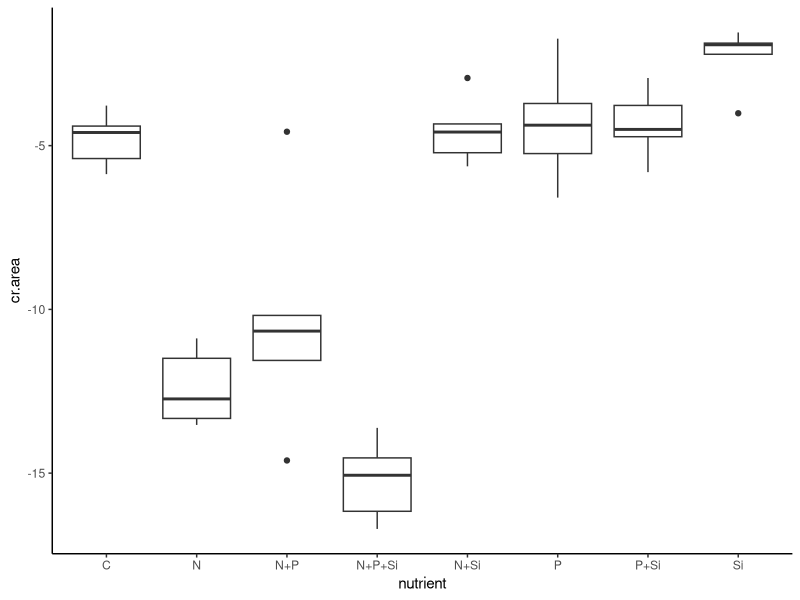
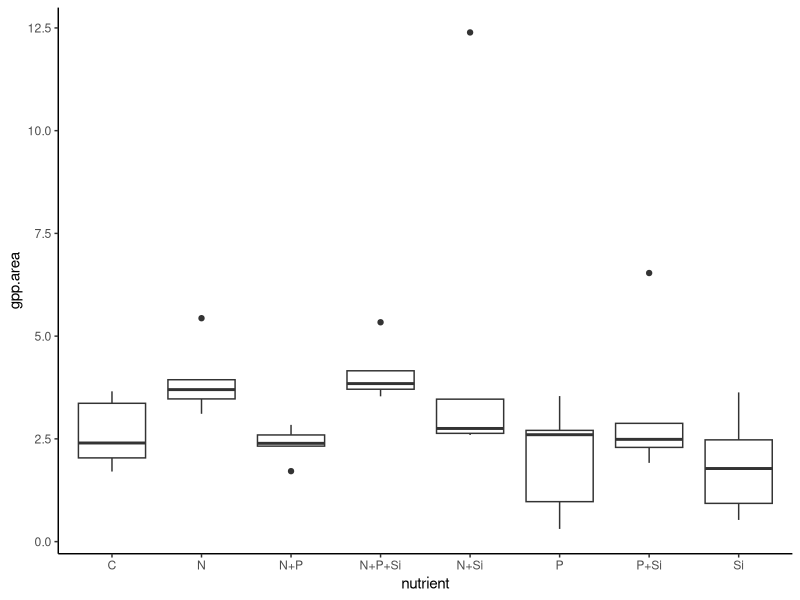
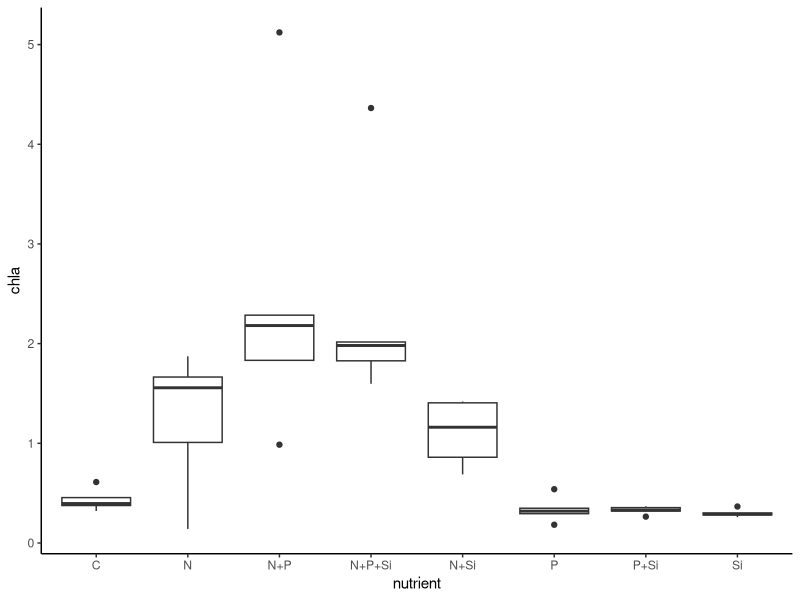
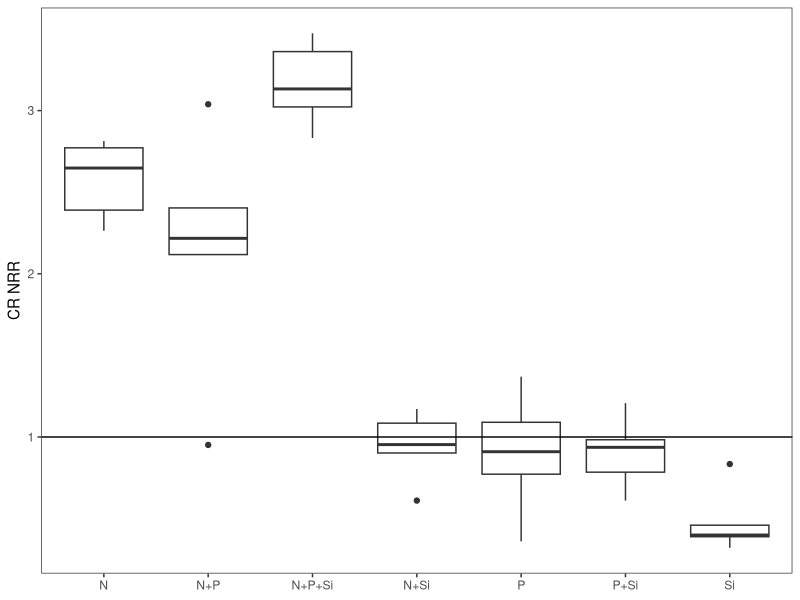
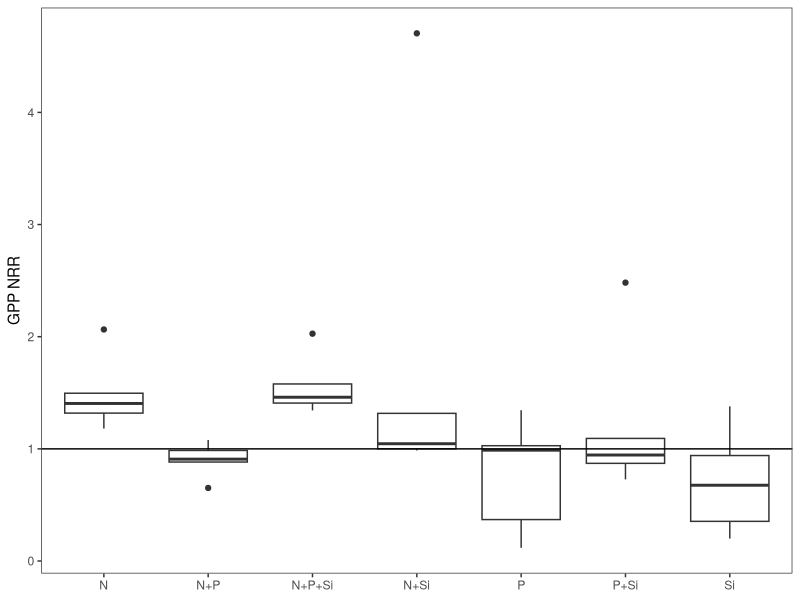
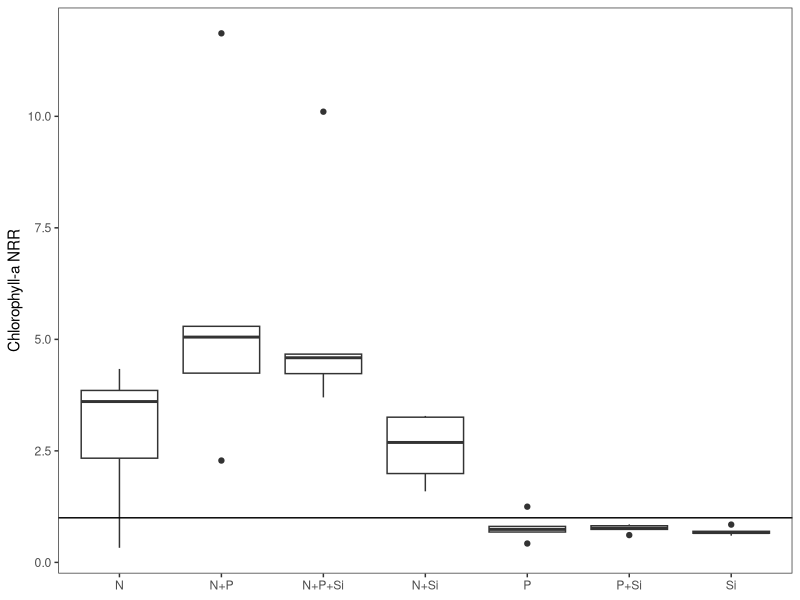
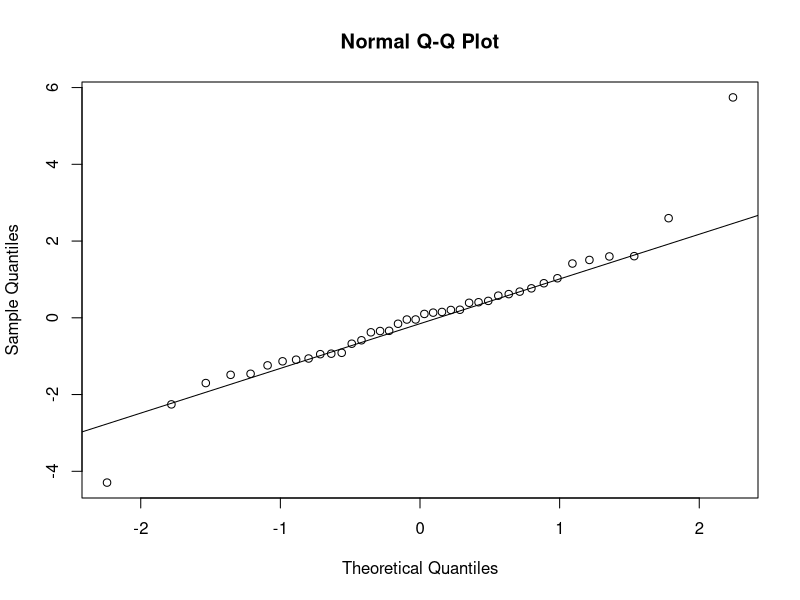
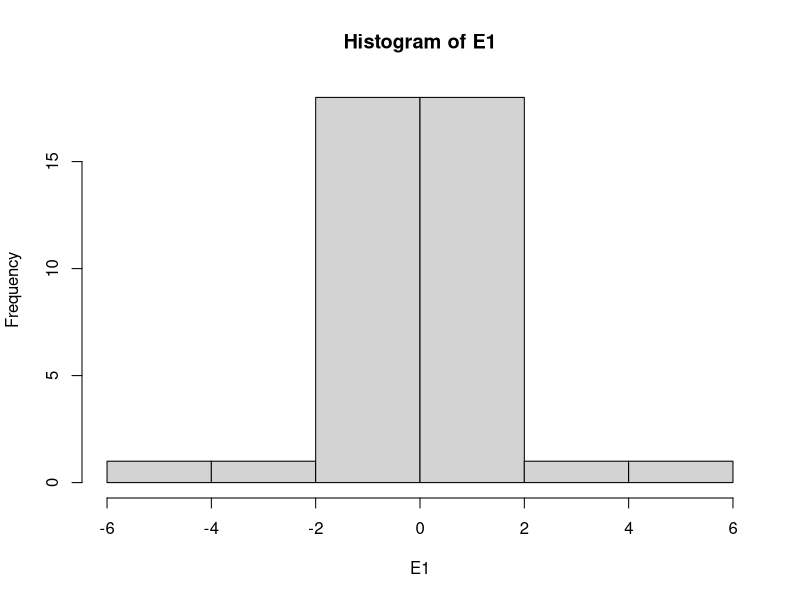

These figures' R source, in order: (Note: this script raises an error after producing the figures.)
#Author:  Clay Arango
#Creation date: 10-Feb-19
#Script to analyze NDS data from Summer 2018 WSB work with S. Roley and A. Alexiades

#packages
install.packages("nlme")
install.packages("nortest")
install.packages("plyr")
install.packages("dplyr")
install.packages("multcomp")
install.packages("MASS")
install.packages("ggplot2")
library(nlme)
library(nortest)
library(plyr)
library(dplyr)
library(multcomp)
library(MASS)
library(ggplot2)

#Load data
cle_summer <- read.table(file="cle_summer.csv", header=T, sep=",")

#set variable
d = cle_summer

#evaluate data to make sure factors are correct
names(d)

unique(d$nutrient) #control, N, NP, NPSi, NSi, P, PSi, Si
unique(d$N) #should be 0 and 1
unique(d$P) #should be 0 and 1
unique(d$Si) #should be 0 and 1
unique(d$top) #should be "sponge" and "glass"
#if need to change, use recode function below. 
#d$top<-recode(d$top, "cellulose" = "sponge")
str(d)

#convert N and P and Si values (0 or 1 for absence or presence) to factors
d$N<-as.factor(d$N)
d$P<-as.factor(d$P)
d$Si<-as.factor(d$Si)
str(d)

#subset data into gpp and cr response
d.cr = subset(d, top=="sponge", data=d)
d.gpp = subset(d, top=="glass", data=d)

#check for outliers and check data entry before calculating CR-NRR
ggplot(d.cr, aes(x=nutrient, y=cr.area)) + geom_boxplot() + theme_classic()
#BB5, W1 data entry check out, controls look OK
#keep BB5 and W1

#calculate nrr for cr
x<-ddply(d.cr, "nutrient", summarise, ave_cr = mean(cr.area, na.rm=T)) 
x
d.cr$cr.nrr = d.cr$cr.area/-4.808690 #divide by control ave_cr

#check for outliers and check data entry before calculating GPP- and chla-NRR
ggplot(d.gpp, aes(x=nutrient, y=gpp.area)) + geom_boxplot() + theme_classic()
#Z2 data entry checks out
#can remove Z2 from analysis of NRR, but not affected in NRR calculation

ggplot(d.gpp, aes(x=nutrient, y=chla)) + geom_boxplot() + theme_classic()

#substitute b.d. chlorophyll with 1/2 detection limit using
#3*SD(y/x)/slope, where SD(y/x) is standard error of the chlorophyll regression
#make vectors for the x (chla) and y (RFU) values found in spreadsheet
#y = c(3.39, 397.33, 693, 1390.66, 3003.32, 5897.49)
#x = c(0, 0.025, 0.05, 0.1, 0.25, 0.5)
#summary(lm(y~x))
#chlabd = (188.47/11627.13)/2

#calculate nrr for gpp and chla
x<- ddply(d.gpp, "nutrient", summarise, ave_gpp = mean(gpp.area, na.rm=T), ave_chla = mean(chla, na.rm=T)) 
x
d.gpp$gpp.nrr = d.gpp$gpp.area/2.633438 #divide by control ave_gpp
d.gpp$chla.nrr = d.gpp$chla/0.4318408 #divide by control ave_chla
#use to exclude outliers
#x1<- ddply(subset(d.gpp, !(nds.id=="F6")), "nutrient", summarise, ave_chla = mean(chla, na.rm=T)) 
#x1
#d.gpp$chla.nrr_1<-d.gpp$chla_ug_cm2/2.700340

#combine into one file and export
d.cr$chla.nrr<-NA
#d.cr$chla.nrr_1<-NA#for excluded outliers
d.cr$gpp.nrr<-NA
d.gpp$cr.nrr<-NA
d.nrr<-rbind(d.cr, d.gpp)
d.nrr$site.date<-"cle_summer"
write.table(d.nrr, "cle_summer_nrr.csv",  sep=",", quote=F, row.names =F)

###############
#plots of NRR
##############
ggplot(data=subset(d.cr, !(nutrient=="C")), aes(x=nutrient, y=cr.nrr))+geom_boxplot()+theme_bw()+
  ylab("CR NRR")+geom_abline(slope = 0, intercept = 1)+
  theme(axis.title.x=element_blank(), panel.grid.minor=element_blank(), panel.grid.major=element_blank())
#N limitation, possible Si inhibition

ggplot(data=subset(d.gpp, !(nutrient=="C")), aes(x=nutrient, y=gpp.nrr))+geom_boxplot()+theme_bw()+
  ylab("GPP NRR")+geom_abline(slope = 0, intercept = 1)+
  theme(axis.title.x=element_blank(), panel.grid.minor=element_blank(), panel.grid.major=element_blank())
#possible N limitation (but not NP), likely no limitation (i.e., light?)

ggplot(data=subset(d.gpp, !(nutrient=="C")), aes(x=nutrient, y=chla.nrr))+geom_boxplot()+theme_bw()+
  ylab("Chlorophyll-a NRR")+geom_abline(slope = 0, intercept = 1)+ 
  theme(axis.title.x=element_blank(), panel.grid.minor=element_blank(), panel.grid.major=element_blank())
#N limitation, possible N+P colimitation

##########
#NRR Summary Files
#########

GPP_sum<-ddply(d.gpp, "nutrient", summarise, ave_nrr.gpp=mean(gpp.nrr, na.rm=T), sd_nrr.gpp=sd(gpp.nrr, na.rm=T), 
               se_nrr.gpp =(sd(gpp.nrr)/sqrt(sum(!is.na(gpp.nrr)))), 
               ci95_nrr.gpp = (1.96*(sd(gpp.nrr)/sqrt(sum(!is.na(gpp.nrr))))),
               ave_nrr.chla=mean(chla.nrr, na.rm=T), sd_nrr.chla=sd(chla.nrr, na.rm=T), 
               se_nrr.chla =(sd(chla.nrr)/sqrt(sum(!is.na(chla.nrr)))), 
               ci95_nrr.chla = (1.96*(sd(chla.nrr)/sqrt(sum(!is.na(chla.nrr))))))
CR_sum<-ddply(d.cr, "nutrient", summarise, ave_nrr.cr=mean(cr.nrr, na.rm=T), sd_nrr.cr=sd(cr.nrr, na.rm=T), 
              se_nrr.cr =(sd(cr.nrr)/sqrt(sum(!is.na(cr.nrr)))), 
              ci95_nrr.cr = (1.96*(sd(cr.nrr)/sqrt(sum(!is.na(cr.nrr))))))

#now combine into one and export
d.sum<-merge(GPP_sum, CR_sum, by="nutrient")
d.sum$site_date<-"cle_summer"
write.table(d.sum, "cle_summer_summ.csv",  sep=",", quote=F, row.names=F)

############################################################
#analyze RESPIRATION data
############################################################

M1<-gls(cr.area~N*P*Si, data=d.cr, na.action=na.omit)
E1<-residuals(M1)
qqnorm(E1)
qqline(E1)
ad.test(E1)
   #residuals are not normally distributed p = 0.02542
hist(E1)  
plot(M1)

plot(filter(d.cr, !is.na(cr.area)) %>% dplyr::select(nutrient), 
     E1, xlab="nutrient", ylab="Residuals")
bartlett.test(cr.area~nutrient, data=d.cr)
   #variance test 0.02909, we'll probably need to mess with this one

anova(M1)
 
d.cr$l.cr.area = log10(d.cr$cr.area*-1)
 
M2<-gls(l.cr.area~N*P*Si, data=d.cr, na.action=na.omit)
E2<-residuals(M2)
qqnorm(E2)
qqline(E2)
ad.test(E2)
#residuals are not normally distributed p = 0.01256
hist(E2)  
plot(M2)

plot(filter(d.cr, !is.na(l.cr.area)) %>% dplyr::select(nutrient), 
     E2, xlab="nutrient", ylab="Residuals")
bartlett.test(l.cr.area~nutrient, data=d.cr)
#variance test 0.01279, we'll probably need to mess with this one

anova(M2)

#How to normalize leptokurtic distribution?
#try cube root transformation, but need to make the values positive

d.cr$cube.cr.area = (d.cr$cr.area*-1)^(1/3)

M3<-gls(cube.cr.area~N*P*Si, data=d.cr, na.action=na.omit)
E3<-residuals(M3)
qqnorm(E3)
qqline(E3)
ad.test(E3)
#residuals are not normally distributed p = 0.03379
hist(E3)  
plot(M3)

plot(filter(d.cr, !is.na(cube.cr.area)) %>% dplyr::select(nutrient), 
     E3, xlab="nutrient", ylab="Residuals")
bartlett.test(cube.cr.area~nutrient, data=d.cr)
#variance test 0.05274

anova(M3)

x <- group_by(d.cr, nutrient) %>%  # Grouping function causes subsequent functions to aggregate by season and reach
  summarize(cr.mean = abs(mean(cube.cr.area, na.rm = TRUE)), # na.rm = TRUE to remove missing values
            cr.sd=abs(sd(cube.cr.area, na.rm = TRUE)),  # na.rm = TRUE to remove missing values
            n = sum(!is.na(cube.cr.area)), # of observations, excluding NAs. 
            cr.se=cr.sd/sqrt(n))

ggplot(data=x, aes(x=nutrient, y=cr.mean)) + 
  geom_bar(stat="identity", position=position_dodge(), color = "black") + 
  geom_errorbar(aes(ymin=cr.mean, ymax=cr.mean+cr.se), width=0.2, 
                position=position_dodge(0.9)) + 
  xlab("Nutrient") +
  ylab(expression(Respiration~(ug~O[2]~m^{-2}~h^{-1}))) +
  #ylim(0,20) +
  labs(fill="Light") +
  theme_bw() +
  theme(panel.grid.major=element_blank(),
        panel.grid.minor=element_blank(),
        legend.title=element_text(size=6),
        legend.key=element_blank(), 
        legend.position=c(0.5,0.95), 
        legend.text=element_text(size=8), 
        legend.background=element_blank(), 
        legend.direction="horizontal", 
        legend.key.size=unit(0.3, "cm"), 
        axis.title.y=element_text(size=8), 
        axis.title.x=element_text(size=8), 
        axis.text.x=element_text(size=8))

#ggsave('output/figures/Ring_summer.tiff',
#       units="in",
#       width=3.25,
#       height=3.25,
#       dpi=1200,
#       compression="lzw")

#summarize nrr
x <- group_by(d.cr, nutrient) %>%  # Grouping function causes subsequent functions to aggregate by season and reach
  summarize(cr.mean = abs(mean(cr.nrr, na.rm = TRUE)), # na.rm = TRUE to remove missing values
            cr.sd=abs(sd(cr.nrr, na.rm = TRUE)),  # na.rm = TRUE to remove missing values
            n = sum(!is.na(cr.nrr)), # of observations, excluding NAs. 
            cr.se=cr.sd/sqrt(n))

############################################################
#analyze the PRODUCTION data
############################################################

M1<-gls(gpp.area~N*P*Si, data=d.gpp, na.action=na.omit) 
E1<-residuals(M1)
qqnorm(E1)
qqline(E1)
ad.test(E1)
   #residuals are not normal, remove outlier Z2?

hist(E1, xlab="residuals", main="")
plot(M1)

plot(filter(d.gpp, !is.na(gpp.area)) %>% dplyr::select(nutrient), 
     E1, xlab="nutrient", ylab="Residuals")
bartlett.test(gpp.area~nutrient, data=d.gpp)
   #not good, check outlier

anova(M1)

#remove Z2
d.gpp.x1 = subset(d.gpp, !(nds.id=="Z2"))

M1<-gls(gpp.area~N*P*Si, data=d.gpp.x1, na.action=na.omit) 
E1<-residuals(M1)
qqnorm(E1)
qqline(E1)
ad.test(E1)
#residuals are normal, p=0.0791

hist(E1, xlab="residuals", main="")
plot(M1)

plot(filter(d.gpp, !is.na(gpp.area)) %>% dplyr::select(nutrient), 
     E1, xlab="nutrient", ylab="Residuals")
bartlett.test(gpp.area~nutrient, data=d.gpp)
#not good, 0.0002363

anova(M1)

#log transformation
d.gpp.x1$l.gpp.area = log10(d.gpp.x1$gpp.area+1)
  
M2<-gls(l.gpp.area~N*P*Si, data=d.gpp.x1, na.action=na.omit) 
E2<-residuals(M2)
qqnorm(E2)
qqline(E2)
ad.test(E2)
#residuals are normal, p=0.2161

hist(E2, xlab="residuals", main="")
plot(M2)

plot(filter(d.gpp, !is.na(gpp.area)) %>% dplyr::select(nutrient), 
     E1, xlab="nutrient", ylab="Residuals")
bartlett.test(l.gpp.area~nutrient, data=d.gpp.x1)
#not good, 0.01833

anova(M2)

x <- group_by(d.gpp, nutrient) %>%  # Grouping function causes subsequent functions to aggregate by season and reach
  summarize(gpp.mean = abs(mean(gpp.area, na.rm = TRUE)), # na.rm = TRUE to remove missing values
            gpp.sd=abs(sd(gpp.area, na.rm = TRUE)),  # na.rm = TRUE to remove missing values
            n = sum(!is.na(gpp.area)), # of observations, excluding NAs. 
            gpp.se=gpp.sd/sqrt(n))

ggplot(data=x, aes(x=nutrient, y=gpp.mean)) + 
  geom_bar(stat="identity", position=position_dodge(), color = "black") + 
  geom_errorbar(aes(ymin=gpp.mean, ymax=gpp.mean+gpp.se), width=0.2, 
                position=position_dodge(0.9)) + 
  xlab("Nutrient") +
  ylab(expression(Production~(ug~O[2]~m^{-2}~h^{-1}))) +
  labs(fill="Light") +
  theme_bw() +
  theme(panel.grid.major=element_blank(),
        panel.grid.minor=element_blank(), 
        legend.title=element_text(size=6), 
        legend.key=element_blank(),  
        legend.position=c(0.5,0.95),  
        legend.text=element_text(size=8),  
        legend.background=element_blank(),  
        legend.direction="horizontal",  
        legend.key.size=unit(0.3, "cm"),  
        axis.title.y=element_text(size=8),  
        axis.title.x=element_text(size=8),  
        axis.text.x=element_text(size=8))

#ggsave('output/figures/gppByNutrient.tiff',
#       units="in",
#       width=3.25,
#       height=3.25,
#       dpi=1200,
#       compression="lzw")


#summarize nrr
x <- group_by(d.gpp, nutrient) %>%  # Grouping function causes subsequent functions to aggregate by season and reach
  summarize(gpp.mean = abs(mean(gpp.nrr, na.rm = TRUE)), # na.rm = TRUE to remove missing values
            gpp.sd=abs(sd(gpp.nrr, na.rm = TRUE)),  # na.rm = TRUE to remove missing values
            n = sum(!is.na(gpp.nrr)), # of observations, excluding NAs. 
            gpp.se=gpp.sd/sqrt(n))

############################################################
#analyze the CHL-A biomass on disks

M1<-gls(chla~N*P*Si, data=d.gpp, na.action=na.omit)
E1<-residuals(M1)
qqnorm(E1)
qqline(E1)
ad.test(E1)
  #residuals look bad (p=2.65e-8)
hist(E1)
plot(M1)

bartlett.test(chla~nutrient, data=d.gpp)
#data look bad p=6.335e-12

#log transformation
d.gpp$l.chla = log10(d.gpp$chla+1)

M2<-gls(l.chla~N*P*Si, data=d.gpp, na.action=na.omit) 
E2<-residuals(M2)
qqnorm(E2)
qqline(E2)
ad.test(E2)
#residuals are not normal, p=4.758e-5

hist(E2, xlab="residuals", main="")
plot(M2)

plot(filter(d.gpp, !is.na(gpp.area)) %>% dplyr::select(nutrient), 
     E1, xlab="nutrient", ylab="Residuals")
bartlett.test(l.chla~nutrient, data=d.gpp)
#not good, 3.008e-6

anova(M2)
